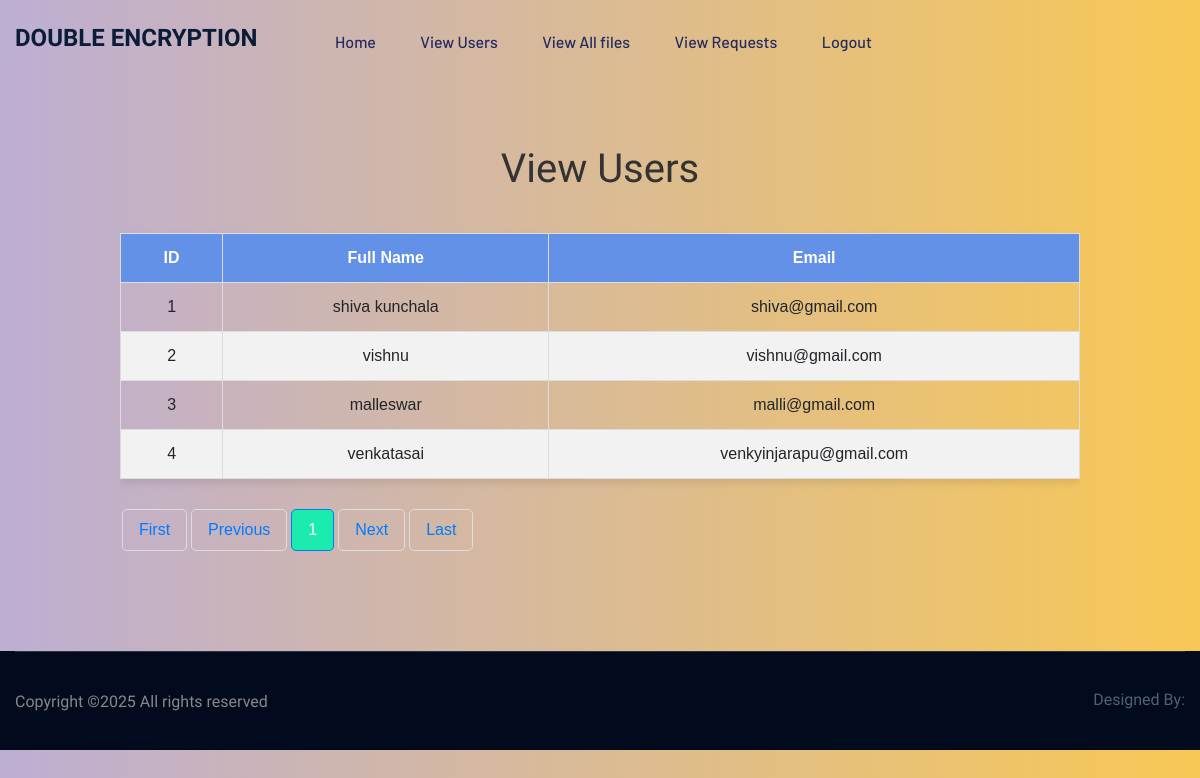
/viewusers/, run on the app's committed database.
### User/models.py (models this page shows, shortened)
class UserModel(models.Model):
    username =  models.CharField(max_length=100)
    email = models.EmailField(max_length=100, unique=True)
    password = models.CharField(max_length=100)
    class Meta:
        db_table = "UserModel"

### Cloud/views.py (the view)
# urls.py: path('viewusers/', views.viewusers, name='viewusers'),
def viewusers(request):
    users = UserModel.objects.all()
    paginator = Paginator(users, 4)
    page_number = request.GET.get('page')
    page_obj = paginator.get_page(page_number)
    return render(request, 'users.html',{'data':page_obj})

### templates/users.html (shortened to what this page needs)
{% extends "cloudhome.html" %}
{% block content %}
<head>
</head>
<body>
  <div class="containr">
    <h1>View Users</h1>
    <div class="table-container">
      <table>
        <thead>
          <tr>
            <th>ID</th>
            <th>Full Name</th>
            <th>Email</th>
          </tr>
        </thead>
        <tbody>
          {% for i in data %}
            <tr>
              <td>{{ i.id }}</td>
              <td>{{ i.username }}</td>
              <td>{{ i.email }}</td>
            </tr>
          {% empty %}
            <tr>
              <td colspan="5">No Requests found.</td>
            </tr>
          {% endfor %}
        </tbody>
      </table>
    </div>
    <div class="pagination">
        <a href="?page=1">First</a>
        <a href="?page={% if data.number > 1 %}{{ data.previous_page_number }}{% else %}1{% endif %}">Previous</a>
        {% for num in data.paginator.page_range %}
            {% if data.number == num %}
                <a href="?page={{ num }}" class="active">{{ num }}</a>
            {% else %}
                <a href="?page={{ num }}">{{ num }}</a>
            {% endif %}
        {% endfor %}
        <a href="?page={% if data.number < data.paginator.num_pages %}{{ data.next_page_number }}{% else %}{{ data.paginator.num_pages }}{% endif %}">Next</a>
        <a href="?page={{ data.paginator.num_pages }}">Last</a>
    </div>
  </div>
</body>
{% endblock %}

### templates/cloudhome.html (shortened to what this page needs)
{% extends "index.html" %}
{% block nav %}
    <header>
       <div class="header-area header-transparrent">
           <div class="headder-top header-sticky">
                <div class="container">
                    <div class="row align-items-center">
                        <div class="col-lg-3 col-md-2">
                            <div class="logo">
                                 <h4 style="font-weight: bolder;">DOUBLE ENCRYPTION</h4>
                            </div>
                        </div>
                        <div class="col-lg-9 col-md-9">
                            <div class="menu-wrapper">
                                <div class="main-menu">
                                    <nav class="d-none d-lg-block">
                                        <ul id="navigation">
                                            <li><a href="{% url 'cloudhome' %}">Home</a></li>
                                            <li><a href="{% url 'viewusers' %}">View Users</a></li>
                                            <li><a href="{% url 'allfiles' %}">View All files</a></li>
                                            <li><a href="{% url 'requests' %}">View Requests</a></li>
                                            <li><a href="{% url 'logout' %}">Logout</a></li>
                                        </ul>
                                    </nav>
                                </div>
                            </div>
                        </div>
                        <div class="col-12">
                        </div>
                    </div>
                </div>
           </div>
       </div>
    </header>
{% block content %}{% endblock %}
    <footer>
        <div class="footer-bottom-area footer-bg mt-100">
            <div class="container">
                <div class="footer-border">
                     <div class="row d-flex justify-content-between align-items-center">
                         <div class="col-xl-10 col-lg-10 ">
                             <div class="footer-copy-right">
                                 <p>
  Copyright &copy;<script>document.write(new Date().getFullYear());</script> All rights reserved   <a href="#" ></a>
  </p>
                             </div>
                         </div>
                         <div class="col-xl-2 col-lg-2">
                             <div class="footer-social f-right">
                                 <p>Designed By:</p>
                             </div>
                         </div>
                     </div>
                </div>
            </div>
        </div>
    </footer>
    {% endblock %}

### templates/index.html (shortened to what this page needs)
<!doctype html>
<html class="no-js" lang="zxx">
    <head>
            <link rel="stylesheet" href="/static/assets/css/bootstrap.min.css">
            <link rel="stylesheet" href="/static/assets/css/owl.carousel.min.css">
            <link rel="stylesheet" href="/static/assets/css/flaticon.css">
            <link rel="stylesheet" href="/static/assets/css/price_rangs.css">
            <link rel="stylesheet" href="/static/assets/css/slicknav.css">
            <link rel="stylesheet" href="/static/assets/css/animate.min.css">
            <link rel="stylesheet" href="/static/assets/css/magnific-popup.css">
            <link rel="stylesheet" href="/static/assets/css/fontawesome-all.min.css">
            <link rel="stylesheet" href="/static/assets/css/themify-icons.css">
            <link rel="stylesheet" href="/static/assets/css/slick.css">
            <link rel="stylesheet" href="/static/assets/css/nice-select.css">
            <link rel="stylesheet" href="/static/assets/css/style.css">
   </head>
   <body>
    {% block nav %}{% endblock %}
    </body>
</html>

### templates/users.html (style rules this page uses)
body { font-family: Arial, sans-serif; background: linear-gradient(to right, #bdaed4, #f8c855); margin: 0; padding: 0; }
.containr { width: 80%; margin: 40px auto; overflow: hidden; margin-bottom: 100px; }
h1 { text-align: center; margin-top: 20px; color: #333; }
.table-container { overflow-x: auto; -webkit-overflow-scrolling: touch; margin-top: 20px; }
table { width: 100%; margin: 20px 0; border-collapse: collapse; box-shadow: 0 4px 8px rgba(0, 0, 0, 0.1); }
th, td { padding: 12px; text-align: center; border: 1px solid #ddd; }
th { background-color: #6391e7; color: white; font-weight: bold; }
tr:nth-child(even) { background-color: #f2f2f2; }
.pagination { text-align: center; margin-top: 10px; }
.pagination a { color: #007bff; padding: 8px 16px; text-decoration: none; border: 1px solid #ddd; margin: 0 2px; border-radius: 5px; }
.pagination a.active { background-color: #1becad; color: white; border: 1px solid #007bff; }

### data on the page
UserModel: id "1", username "shiva kunchala", email "shiva@gmail.com"
UserModel: id "2", username "vishnu", email "vishnu@gmail.com"
UserModel: id "3", username "malleswar", email "malli@gmail.com"
UserModel: id "4", username "venkatasai", email "venkyinjarapu@gmail.com"

### other printed values
{{ num }} "1"
